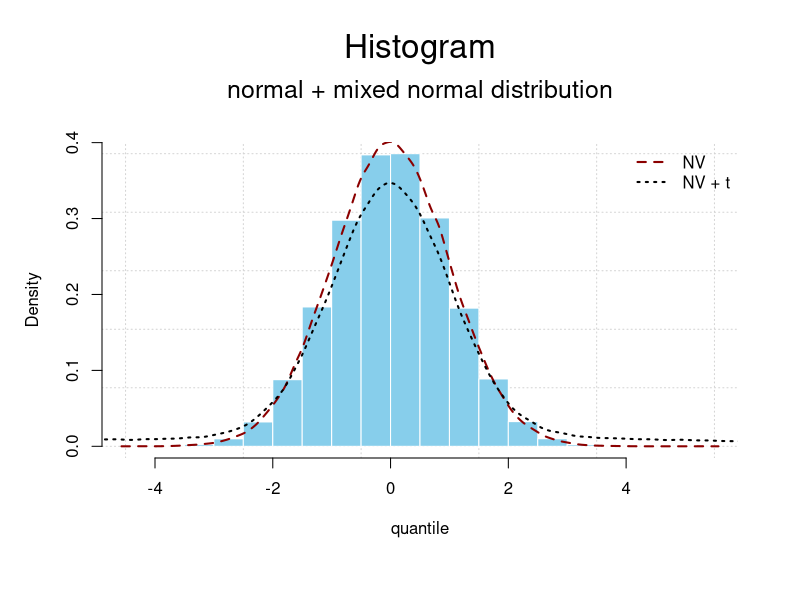
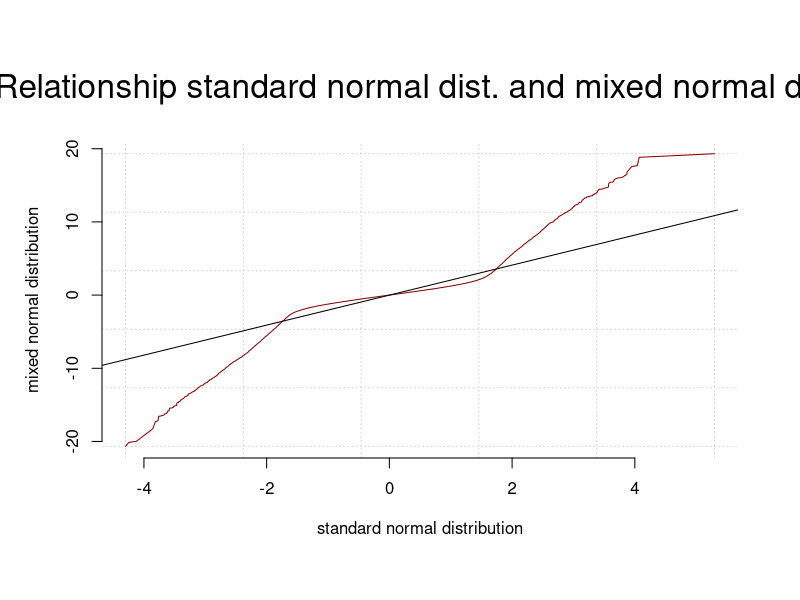
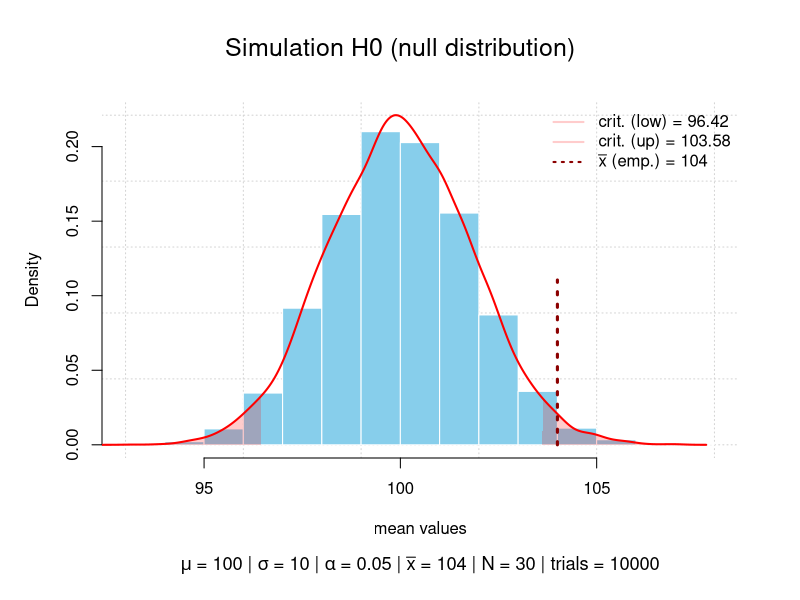
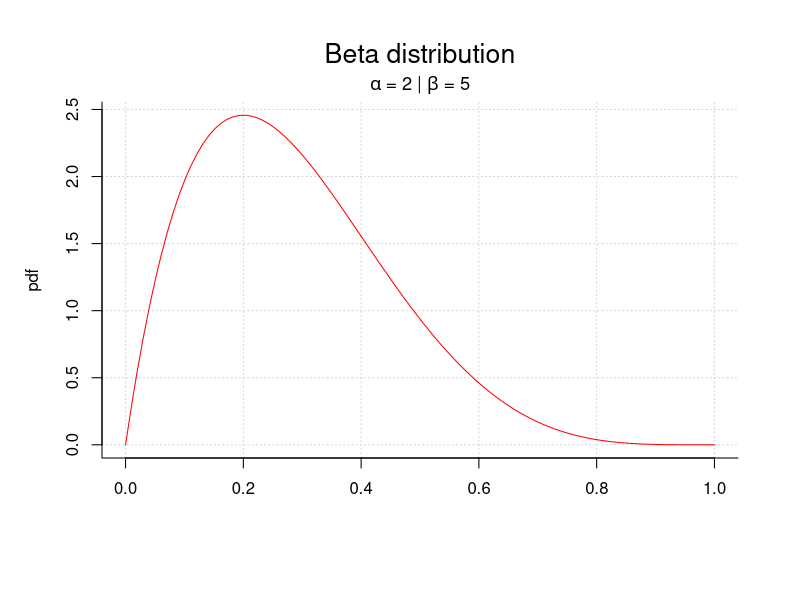

These figures' R source, in order:
###
### R-code supplement
### to the book
###
### "Subjektive Ansichten und objektive Betrachtungen"
###
### written by Gürtler & Huber (2023)
###
### All R-code is published under the GPL v3 license:
###
### https://www.gnu.org/licenses/gpl-3.0.en.html
###
### except for 'borrowed' code - see links and references.
### For this R-code the original license of the respective
### authors is valid.
###
### R-code published on
###
### https://osdn.net/projects/mixedmethod-rcode
### https://github.com/abcnorio/mixedmethod-rcode



# file:
# ptII_quan_classicstats_pvalue-as-base.r

# location:
# chap. 4 [4.5.8.1]
# Die Berechnung des p-Wertes


# normal vs. mixed normal distribution
seed <- 556
set.seed(seed)
n <- 1e5
fac <- .2
#dfs <- n*fac
SD <- 5
p1 <- rnorm(n)
#p2 <- p1 + rt(n, df=dfs)
p1.5 <- rnorm(n*fac, sd=5)
length(p1)
length(p1.5)
p2 <- sample(c(p1,p1.5), size=n, replace=FALSE)
length(p2)
par(oma=c(2,1,3,1), "cex.axis"=1, bty="l")
hist(p1, panel.first=grid(), prob=TRUE, border="white", col="skyblue",
     main="", xlab="quantile", ylab="Density")
lines(density(p1), col="darkred", lwd=2, lty=2)
lines(density(p2),col="black", lwd=2, lty=3)
# legend
legend("topright", legend=c("NV","NV + t"),					
       lwd=c(2,2), lty=c(2,3), col=c("darkred","black"), bty="n")
mtext("Histogram", 3, line=4, cex=2)
mtext("normal + mixed normal distribution", 3, line=2, cex=1.5)
# quantiles
probs <- c(0,0.01,0.025,0.05,0.1,0.25,0.5,0.75,0.9,0.95,0.975,0.99,1)
q1 <- quantile(p1, prob=probs)
q2 <- quantile(p2, prob=probs)
cbind(q1,q2)
q2/q1
apply(cbind(q1,q2),2,function(x) c(summary(x),sd=sd(x),var=var(x)))


# scatterplot
plot(sort(p1),sort(p2), type="l", col="darkred", bty="n", pre.plot=grid(),
     xlab="standard normal distribution", ylab="mixed normal distribution")
abline(lm(sort(p2) ~ sort(p1)))
mtext("Relationship standard normal dist. and mixed normal dist.", 3, line=2, cex=2)

# differences in probs in accordance to distribution, dfs, and parameter, etc.
v <- 2.5
pnorm(v)
pt(v,15:30)

# calculation of the p value
# simulation H0
seed <- 9876
set.seed(seed)
mu1 <- 100
sigma1 <- 10
trials <- 10000
n <- 30
mean.sim <- replicate(trials, mean(rnorm(n=n, mu1, sigma1)))
mean.sim.dens <- density(mean.sim)

# critical values
alpha <- 0.05
crit.sig.values <- quantile(mean.sim, probs=c(0.025, 0.975))

# histogram and density
color <- rgb(1,0,0,alpha=.2)
xlim <- range(mean.sim.dens$x)
ylim <- c(0,max(mean.sim.dens$y))
par(oma=c(2,1,1,1), "cex.axis"=1, bty="l")
hist(mean.sim, ylim=ylim, panel.first=grid(), prob=TRUE, border="white", col="skyblue",
     main="", xlab="mean values", ylab="Density")
lines(mean.sim.dens, col="red", lwd=2)
# lower limit rejection area
polygon(x=c(xlim[1],mean.sim.dens$x[mean.sim.dens$x < crit.sig.values[1]],crit.sig.values[1]),
        y=c(ylim[1],mean.sim.dens$y[mean.sim.dens$x <= crit.sig.values[1]],ylim[1]), col=color, border=NA)
# upper limit rejection area
polygon(x=c(crit.sig.values[2],mean.sim.dens$x[mean.sim.dens$x > crit.sig.values[2]],xlim[2]),
        y=c(ylim[1],mean.sim.dens$y[mean.sim.dens$x >= crit.sig.values[2]],ylim[1]), col=color, border=NA)
mtext("Simulation H0 (null distribution)", outer=TRUE, line=-2, cex=1.5, side=3)

# now arbitrary empirical value
xbar1 <- 104
# calculate p-value
mean.sim.sort <- sort(mean.sim)
# upper limit
emp.pv <- 1 - length(mean.sim.sort[which(mean.sim.sort < xbar1)])/trials
emp.pv
# lower limit
1 - length(mean.sim.sort[which(mean.sim.sort > xbar1)])/trials

# calculate critical values for significance test
mean.sim.sd <- sd(mean.sim)
fak <- qnorm(1-alpha/2)
crit <- mu1 + c(-fak,fak)*mean.sim.sd
crit

# abline(v=crit, col="magenta", lty=2, lwd=1)
lines(x=c(xbar1,xbar1), y=c(0,max(mean.sim.dens$y)/2), col="darkred", lty=3, lwd=3)

#legend
legend("topright", legend=c(paste("crit. (low) = ",round(crit[1],2),sep=""), paste("crit. (up) = ",round(crit[2],2),sep=""),
                            eval(substitute(expression(paste(bar(x)," (emp.) = ",xbar1,sep="")),list(xbar1=xbar1)))),					
       lwd=c(2,2,2), lty=c(1,1,3), col=c(color, color,"darkred"), bty="n")
mtext(eval(substitute(expression(paste(mu," = ",mu1," | ",sigma," = ",sigma1," | ",alpha," = ",alpha1," | ",bar(x)," = ",xbar1," | N = ",n," | trials = ",trials)),
           list(mu1=mu1, sigma1=sigma1, alpha1=alpha, xbar1=xbar1, n=n, trials=trials))), 1, line=5, cex=1.1)
			 
# test xbar
xbar1 > mean.sim.sort[trials*(1-alpha/2)] | xbar1 < mean.sim.sort[trials*(alpha/2)]

# equivalent
emp.pv < alpha/2

# direct calculation
# two-sided test
# t distributed values
n1 <- 75
alpha <- 0.0412
c(-1,1)*qt(1-alpha/2, df=n1-1)
# normal distribution
alpha <- 0.05
c(-1,1)*qnorm(1-alpha/2)
c(-1,1)*qt(1-alpha/2, df=n1-1)
c(-1,1)*qt(1-alpha/2, df=Inf)

# test auf roughly "the same" (not necessarily 100% identical due to rounding)
all.equal(c(-1,1)*qnorm(1-alpha/2), c(-1,1)*qt(1-alpha/2, df=Inf))

# lower tail
a1 <- 2
b1 <- 5 
qbeta(alpha/2, shape1=a1, shape2=b1, lower.tail=TRUE)
# upper tail
qbeta(alpha/2, shape1=a1, shape2=b1, lower.tail=FALSE)

# plot Beta curve
sek.b <- seq(-0,1,length.out=100)
plot(sek.b,dbeta(sek.b,2,5), type="l", panel.first=grid(), lwd=1, lty=1, col="red", bty="l", main="", xlab="", ylab="pdf")
mtext(expression(paste("Beta distribution",sep="")), 3, line=1.7, cex=1.6)
mtext(eval(substitute(expression(paste(alpha," = ",a1," | ",beta," = ",b1)), list(a1=a1, b1=b1))), 3, line=0.2, cex=1.1)
	
